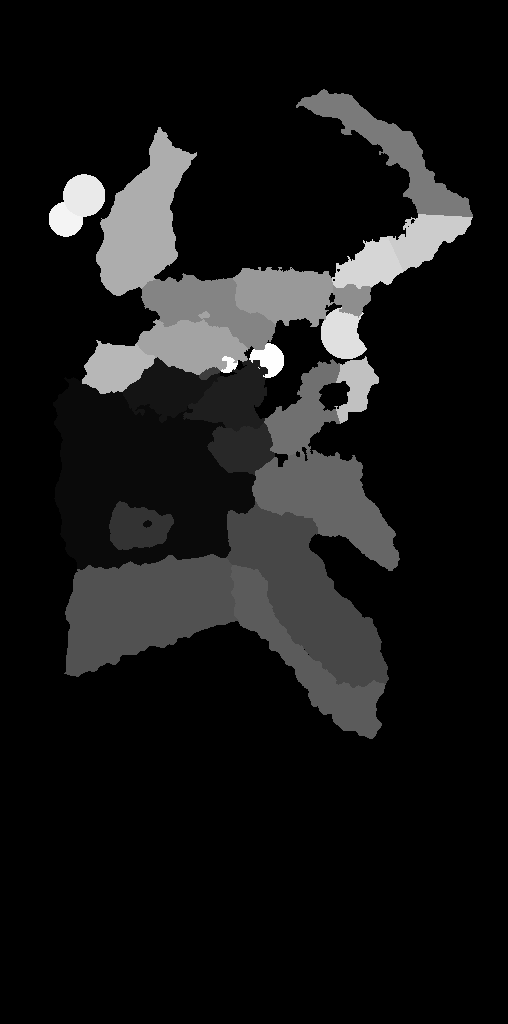
#> input picture regions.png, 508 x 1024 px, given in place of gerb-sardov.png, which was not available
$ python patch_portraits.py ../regions.png
#> lines starting #> are read from the running program, lines starting #| are printed output that depends on the picture; after the words box and inside, x2 and y2 are one past the last pixel; in counts of white or black regions, pixels touching at a corner belong together; pictures that were not available may be replaced by others from this repository, and a replacement may not be noted
import sys
from PIL import Image, ImageDraw
S=sys.argv[1]
g=Image.open('/mnt/project-files/oikumena/images/sards/gerb-sardov.png').convert('RGBA'); w,h=g.size
#> after `g = Image.open('/mnt/project-files/oikumena/images/sards/gerb-sardov.p`:
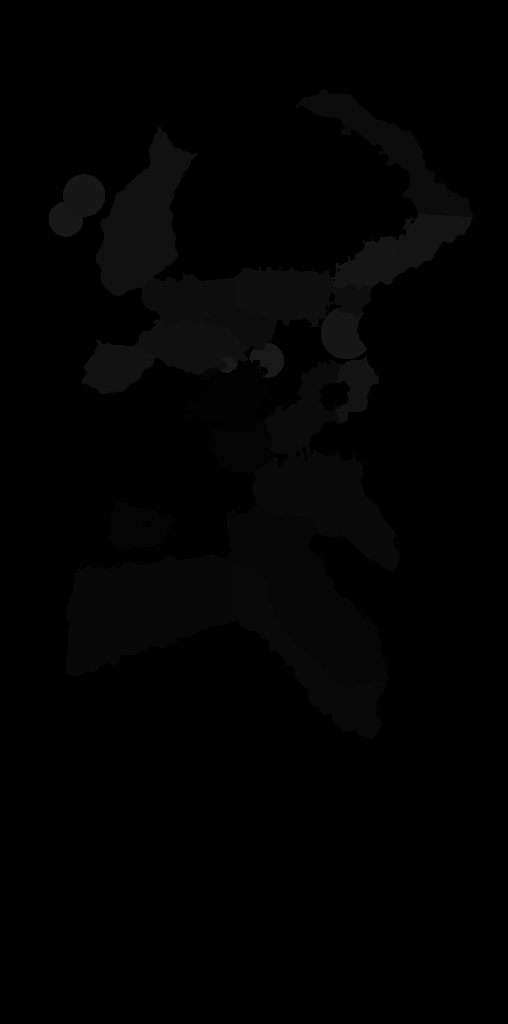
#> g: PIL image 508x1024 RGBA; mean R, G, B, A 2.3, 2.3, 2.3, 255
#> after `w, h = g.size`: w = 508; h = 1024
m=Image.new('L',(w,h),0); ImageDraw.Draw(m).ellipse((int(w*.035),int(h*.035),int(w*.965),int(h*.965)),fill=255)
#> after `m = Image.new('L', (w, h), 0)`: m: PIL image 508x1024 L; every value is 0
#> after `ImageDraw.Draw(m).ellipse((int(w * 0.035), int(h * 0.035), int(w * 0.9`:
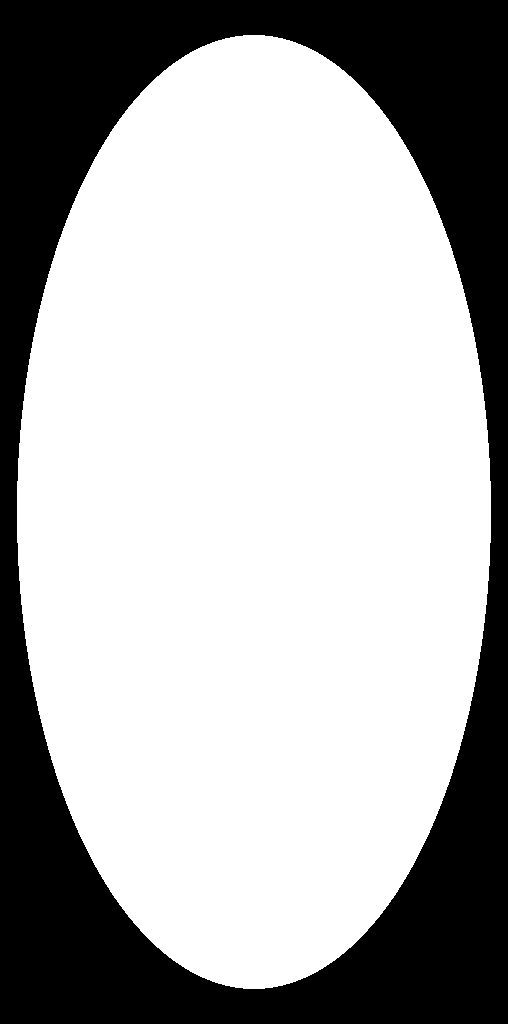
#> m: PIL image 508x1024 L; 68.3% white; 1 black region, box (x1, y1, x2, y2) and area: (0, 0, 508, 1024) 165064
g.putalpha(m); g.resize((240,240),Image.LANCZOS).save(S+'/pub/img/arms-sardy.png',optimize=True)
#> after `g.putalpha(m)`:
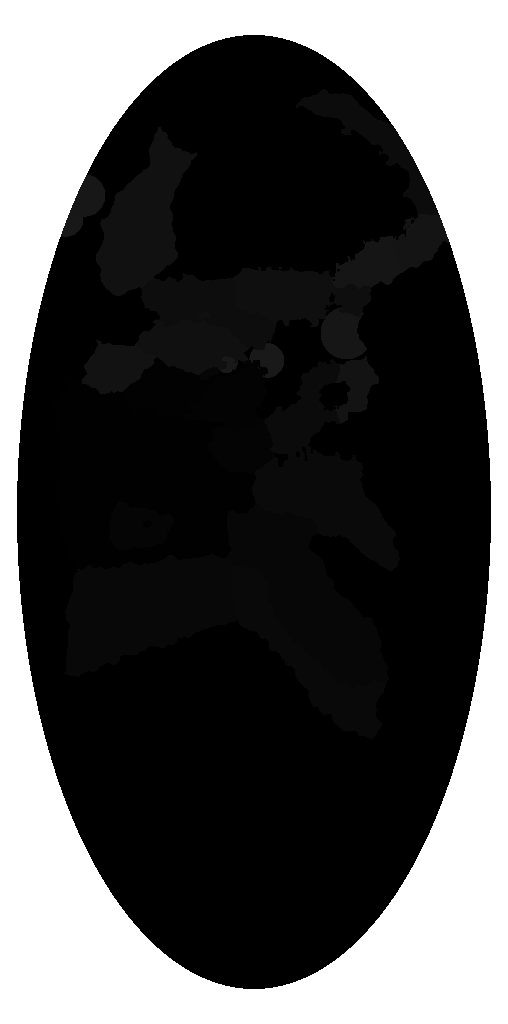
#> g: PIL image 508x1024 RGBA; mean R, G, B, A 2.3, 2.3, 2.3, 174.1; transparent parts drawn white
#> after `g.putalpha(m)`:
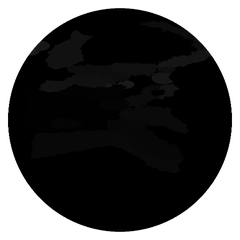
#> saved as arms-sardy.png: PIL image 240x240 RGBA; mean R, G, B, A 2.2, 2.2, 2.2, 174.1; transparent parts drawn white
#> (the run stopped early here; a loop or call above may not have finished)
